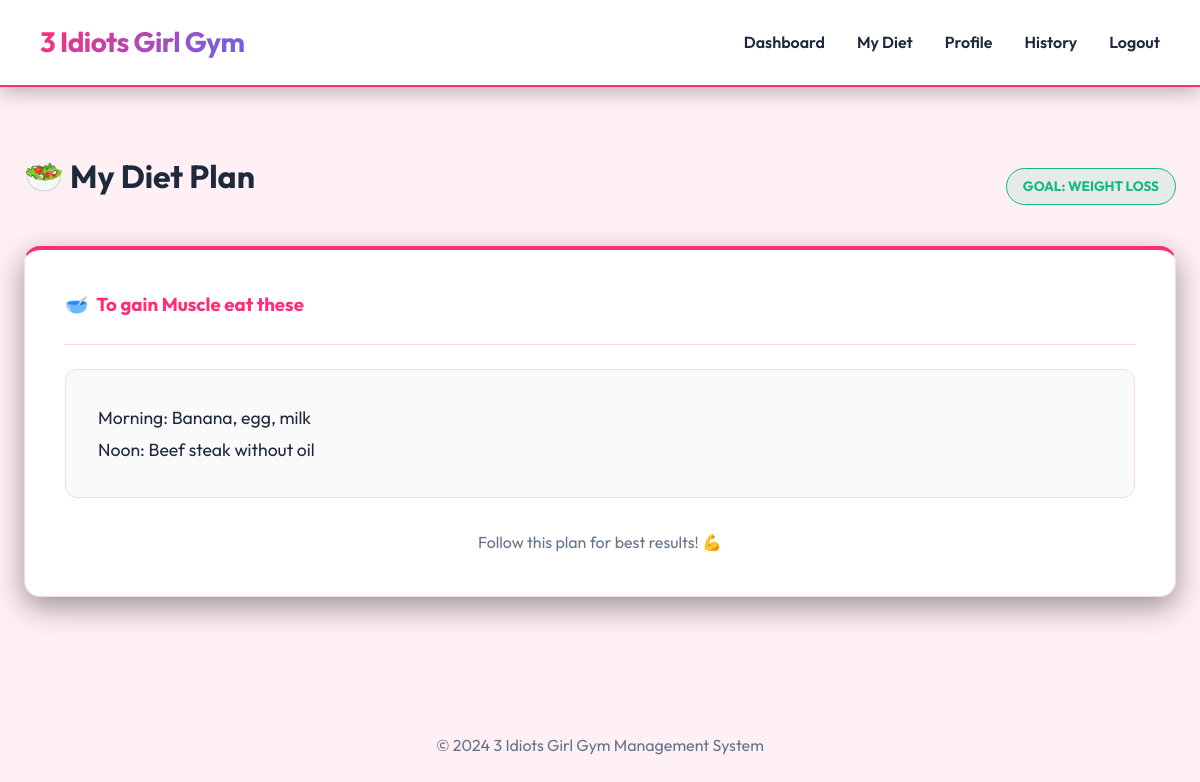
Screenshot of /my_diet (signed in) with the database file from the repository.
### tables this page shows
CREATE TABLE diet_plans (
    id INTEGER PRIMARY KEY AUTOINCREMENT,
    name TEXT NOT NULL,
    description TEXT NOT NULL,
    fitness_goal TEXT NOT NULL
);

### app.py (the view)
@app.route("/my_diet")
def my_diet():
    if "member_id" not in session:
        return redirect("/login")
    conn = get_db()
    diet = conn.execute("""
        SELECT dp.*
        FROM diet_plans dp
        JOIN member_diet_plans mdp ON dp.id = mdp.diet_plan_id
        WHERE mdp.member_id = ?
    """, (session["member_id"],)).fetchone()
    conn.close()
    return render_template("my_diet.html", diet=diet)

### app.py (called while the page is built)
def get_db():
    conn = sqlite3.connect(DATABASE)
    conn.row_factory = sqlite3.Row
    return conn

### templates/my_diet.html (shortened to what this page needs)
{% extends "base.html" %}
{% block content %}
<div class="page-wrapper">
  <div style="display:flex; justify-content:space-between; align-items:center; margin-bottom:1.5rem;">
    <h1>🥗 My Diet Plan</h1>
    <span class="pill pill-success">Goal: {{ diet['fitness_goal'] if diet else 'Not Assigned' }}</span>
  </div>
  {% if diet %}
  <div class="card" style="border-top: 4px solid var(--primary-color);">
    <h3 style="color:var(--primary-color); display:flex; align-items:center; gap:0.5rem;">
      <span>🥣</span> {{ diet['name'] }}
    </h3>
    <hr style="border:0; border-top:1px solid var(--card-border); margin:1.5rem 0;">
    <div style="white-space: pre-wrap; font-size:1.1rem; line-height:1.8; color:var(--text-main); background-color:rgba(0,0,0,0.02); padding:2rem; border-radius:12px; border:1px solid var(--card-border);">{{ diet['description'] }}</div>
    <div class="mt-4 text-center">
      <p class="text-muted">Follow this plan for best results! 💪</p>
    </div>
  </div>
  {% endif %}
</div>
{% endblock %}

### static/style.css (style rules this page uses)
:root { --primary-color: #ff2d75; --primary-hover: #e02568; --secondary-color: #6366f1; --success-color: #10b981; --danger-color: #f43f5e; --warning-color: #f59e0b; --info-color: #0ea5e9; --dark-color: #1e293b; --nav-bg: #ffffff; --body-bg: #fff0f5; --card-bg: #ffffff; --card-border: #ffd6e0; --text-main: #1e293b; --text-muted: #64748b; --accent-gradient: linear-gradient(135deg, #ff2d75 0%, #6366f1 100%); }
* { box-sizing: border-box; margin: 0; padding: 0; }
body { font-family: 'Outfit', sans-serif; background-color: var(--body-bg); color: var(--text-main); line-height: 1.6; }
.page-wrapper { padding: 1rem 0; }
.card { background-color: var(--card-bg); padding: 2.5rem; border-radius: 16px; border: 1px solid var(--card-border); box-shadow: 0 10px 30px rgba(0, 0, 0, 0.4); margin-bottom: 2.5rem; }
h1, h2, h3 { margin-bottom: 1.25rem; font-weight: 700; }
.text-center { text-align: center; }
.text-muted { color: var(--text-muted); }
.pill { display: inline-block; padding: 0.4rem 1rem; border-radius: 50px; font-size: 0.85rem; font-weight: 700; text-transform: uppercase; border-width: 1px; border-style: solid; }
.pill-success { background-color: rgba(16, 185, 129, 0.1); color: #10b981; border-color: #10b981; }
.mt-4 { margin-top: 2rem; }

### rows the page displays
diet_plans: fitness_goal "WEIGHT LOSS", name "To gain Muscle eat these", description "Morning: Banana, egg, milk Noon: Beef steak without oil"
